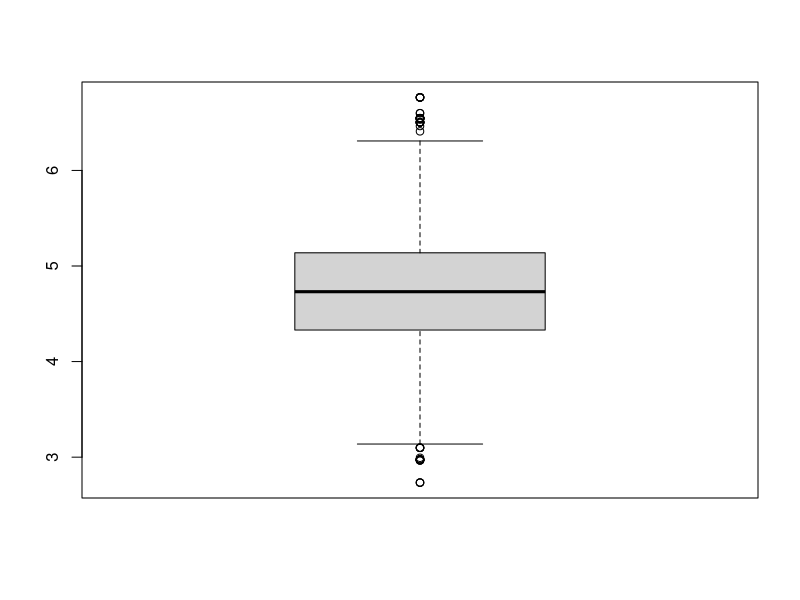
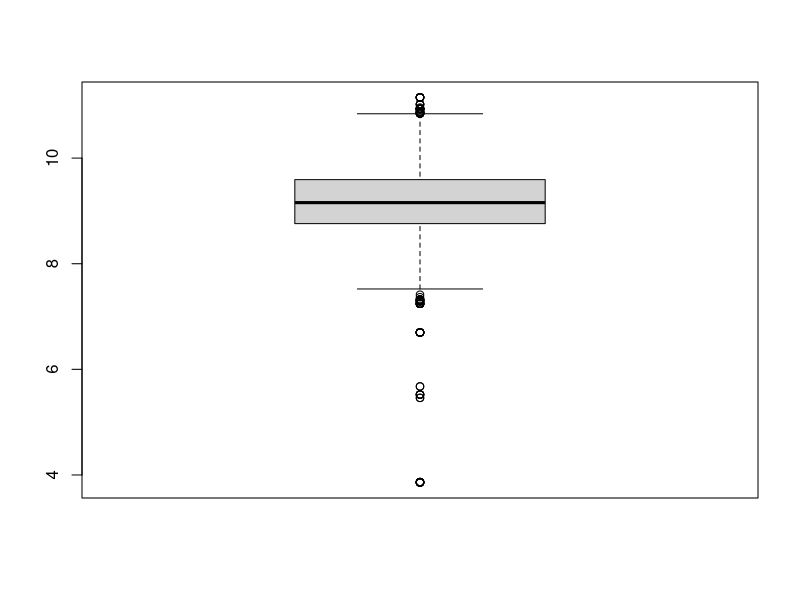

Generate these figures, in order, with R:
library(tidyverse)

# Geração dos dados
n <- 3
x <- rnorm(n)
y <- rnorm(n, 5 + 10*x)

# P(M1) = P(M2) = 0.5
# mu ~ N(0,100)
# Y|mu, M1 ~ N(mu, 1)
# mu* ~ N(0, 100)
# beta ~ N(0, 100)
# Y|mu*, beta, M2 ~ N(mu + beta*X, 1)

# mu,  u
#  |   |
# mu*, beta

# Uma possibilidade:
# h(mu, u) = (mu*, u)
# isto é, mu* = u, beta = u

# log(f(m, theta|y,x)) \propto
# log(f(m)) + log(f(theta|m)) + log(f(y|m,theta,x))

metropolis <- function(rprop, ldprop, ldtgt, B = 10^4, start = 0)
{
  chain <- as.list(rep(NA, B))
  chain[[1]] <- start
  for(ii in 2:B)
  {
    prop <- rprop(chain[[ii-1]])
    lratio <- ldtgt(prop)-ldtgt(chain[[ii-1]])+
      ldprop(prop,chain[[ii-1]])-
      ldprop(chain[[ii-1]],prop)
    chain[[ii]] <- chain[[ii-1]]
    if(log(runif(1)) <= lratio) chain[[ii]] <- prop
  }
  return(chain)
}

# param tem dimensão 3
# param[1]: é o modelo: (0 ou 1)
# param[2]: mu ou mu*
# param[3]: u ou beta
ldtgt <- function(param)
{
  case_when(
    param[1] == 0 ~
      log(0.5) + log(dnorm(param[2], 0, 10)) + 
      log(dnorm(param[3], 0, 10)) +
      sum(log(dnorm(y, param[2]))), 
    param[1] == 1 ~
      log(0.5) + log(dnorm(param[2], 0, 10)) + 
      log(dnorm(param[3], 0, 10)) + 
      sum(log(dnorm(y, param[2] + param[3]*x)))
  )
}

p = 0.2
rprop <- function(param)
{
  if(runif(1) <= p)
    c(1-param[1], param[2], param[3])
  else
  {
    prop = param
    dim = sample(2:3, 1)
    prop[dim] = prop[dim] + rnorm(1)
    prop
  }
}  
  
ldprop <- function(prop, param)
{
  if(param[1] != prop[1])
    return(log(p))
  aux = log(1-p) + log(0.5)
  for(ii in 2:3)
  {
    if(prop[ii] != param[ii])
    {
      aux = aux + log(dnorm(prop[ii]-param[ii]))
    }
  }
  aux
}

B = 10^4
aux = metropolis(rprop, ldprop, ldtgt, B, c(0, 0, 0))
aux = aux %>% 
  unlist() %>% 
  matrix(nrow = B, ncol = 3, byrow = TRUE)

dt = tibble(M = aux[,1],
            mu = aux[,2],
            beta = aux[,3])

dt$M %>% mean()

dt %>% 
  filter(M == 1) %>% 
  select(mu) %>% 
  unlist() %>% 
  boxplot()

dt %>% 
  filter(M == 1) %>% 
  select(beta) %>% 
  unlist() %>% 
  boxplot()
